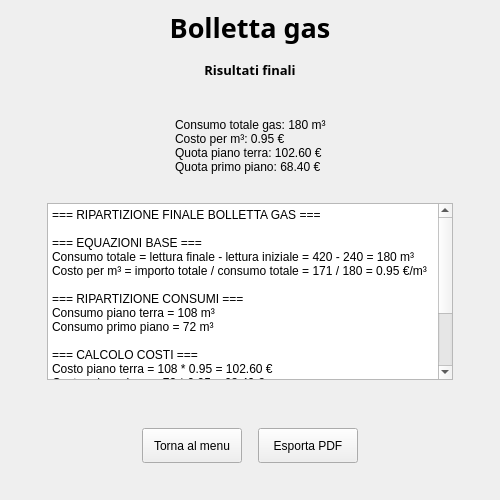
<?xml version="1.0" encoding="UTF-8"?>
<ui version="4.0">
 <class>gasWindow</class>
 <widget class="QMainWindow" name="gasWindow">
  <property name="geometry">
   <rect>
    <x>0</x>
    <y>0</y>
    <width>500</width>
    <height>500</height>
   </rect>
  </property>
  <property name="minimumSize">
   <size>
    <width>500</width>
    <height>500</height>
   </size>
  </property>
  <property name="maximumSize">
   <size>
    <width>500</width>
    <height>500</height>
   </size>
  </property>
  <property name="font">
   <font>
    <kerning>true</kerning>
   </font>
  </property>
  <property name="windowTitle">
   <string>BolletteCasa</string>
  </property>
  <property name="windowIcon">
   <iconset>
    <normaloff>../assets/logo.ico</normaloff>../assets/logo.ico</iconset>
  </property>
  <widget class="QWidget" name="gasCentralWidget">
   <layout class="QVBoxLayout" name="verticalLayout_2">
    <item>
     <widget class="QLabel" name="gasWindowTitleLabel">
      <property name="font">
       <font>
        <family>Asap</family>
        <pointsize>20</pointsize>
        <bold>true</bold>
        <kerning>false</kerning>
        <hintingpreference>PreferNoHinting</hintingpreference>
       </font>
      </property>
      <property name="text">
       <string>Bolletta gas</string>
      </property>
      <property name="alignment">
       <set>Qt::AlignmentFlag::AlignCenter</set>
      </property>
      <property name="indent">
       <number>-1</number>
      </property>
     </widget>
    </item>
    <item>
     <widget class="QStackedWidget" name="gasStackedWidget">
      <property name="currentIndex">
       <number>1</number>
      </property>
      <widget class="QWidget" name="generalDataPage">
       <layout class="QVBoxLayout" name="verticalLayout">
        <item>
         <widget class="QLabel" name="generalDataSectionTitleLabel">
          <property name="font">
           <font>
            <family>Asap</family>
            <pointsize>10</pointsize>
            <bold>true</bold>
            <stylestrategy>PreferDefault</stylestrategy>
            <kerning>true</kerning>
            <hintingpreference>PreferNoHinting</hintingpreference>
           </font>
          </property>
          <property name="text">
           <string>Dati generali</string>
          </property>
          <property name="alignment">
           <set>Qt::AlignmentFlag::AlignCenter</set>
          </property>
         </widget>
        </item>
        <item>
         <spacer name="generalDataTitleBottomSpacer">
          <property name="orientation">
           <enum>Qt::Orientation::Vertical</enum>
          </property>
          <property name="sizeHint" stdset="0">
           <size>
            <width>20</width>
            <height>40</height>
           </size>
          </property>
         </spacer>
        </item>
        <item>
         <widget class="QWidget" name="generalDataFormContainer" native="true">
          <layout class="QHBoxLayout" name="horizontalLayout">
           <item>
            <spacer name="generalDataLeftSpacer">
             <property name="orientation">
              <enum>Qt::Orientation::Horizontal</enum>
             </property>
             <property name="sizeHint" stdset="0">
              <size>
               <width>58</width>
               <height>20</height>
              </size>
             </property>
            </spacer>
           </item>
           <item>
            <layout class="QFormLayout" name="generalDataFormLayout">
             <property name="horizontalSpacing">
              <number>15</number>
             </property>
             <property name="verticalSpacing">
              <number>10</number>
             </property>
             <item row="0" column="0">
              <widget class="QLabel" name="totalAmountLabel">
               <property name="minimumSize">
                <size>
                 <width>0</width>
                 <height>30</height>
                </size>
               </property>
               <property name="text">
                <string>Importo totale gas (€)</string>
               </property>
              </widget>
             </item>
             <item row="0" column="1">
              <widget class="QLineEdit" name="totalAmountLineEdit">
               <property name="minimumSize">
                <size>
                 <width>0</width>
                 <height>30</height>
                </size>
               </property>
              </widget>
             </item>
             <item row="1" column="0">
              <widget class="QLabel" name="totalConsumptionLabel">
               <property name="minimumSize">
                <size>
                 <width>0</width>
                 <height>30</height>
                </size>
               </property>
               <property name="text">
                <string>Consumo totale gas (m³)</string>
               </property>
              </widget>
             </item>
             <item row="1" column="1">
              <widget class="QLineEdit" name="totalConsumptionLineEdit">
               <property name="minimumSize">
                <size>
                 <width>0</width>
                 <height>30</height>
                </size>
               </property>
              </widget>
             </item>
             <item row="2" column="0">
              <widget class="QLabel" name="groundFloorPeopleLabel">
               <property name="minimumSize">
                <size>
                 <width>0</width>
                 <height>30</height>
                </size>
               </property>
               <property name="text">
                <string>Numero persone piano TERRA</string>
               </property>
              </widget>
             </item>
             <item row="2" column="1">
              <widget class="QSpinBox" name="groundFloorPeopleSpinBox">
               <property name="minimumSize">
                <size>
                 <width>0</width>
                 <height>30</height>
                </size>
               </property>
              </widget>
             </item>
             <item row="3" column="0">
              <widget class="QLabel" name="firstFloorPeopleLabel">
               <property name="minimumSize">
                <size>
                 <width>0</width>
                 <height>30</height>
                </size>
               </property>
               <property name="text">
                <string>Numero persone PRIMO piano</string>
               </property>
              </widget>
             </item>
             <item row="3" column="1">
              <widget class="QSpinBox" name="firstFloorPeopleSpinBox">
               <property name="minimumSize">
                <size>
                 <width>0</width>
                 <height>30</height>
                </size>
               </property>
              </widget>
             </item>
            </layout>
           </item>
           <item>
            <spacer name="generalDataRightSpacer">
             <property name="orientation">
              <enum>Qt::Orientation::Horizontal</enum>
             </property>
             <property name="sizeHint" stdset="0">
              <size>
               <width>40</width>
               <height>20</height>
              </size>
             </property>
            </spacer>
           </item>
          </layout>
         </widget>
        </item>
        <item>
         <spacer name="generalDataFormBottomSpacer">
          <property name="orientation">
           <enum>Qt::Orientation::Vertical</enum>
          </property>
          <property name="sizeHint" stdset="0">
           <size>
            <width>20</width>
            <height>40</height>
           </size>
          </property>
         </spacer>
        </item>
        <item>
         <widget class="QWidget" name="generalDataNavigationLayout" native="true">
          <layout class="QHBoxLayout" name="horizontalLayout_2">
           <item>
            <spacer name="generalDataNavLeftSpacer">
             <property name="orientation">
              <enum>Qt::Orientation::Horizontal</enum>
             </property>
             <property name="sizeHint" stdset="0">
              <size>
               <width>40</width>
               <height>20</height>
              </size>
             </property>
            </spacer>
           </item>
           <item>
            <widget class="QPushButton" name="generalDataBackButton">
             <property name="minimumSize">
              <size>
               <width>100</width>
               <height>35</height>
              </size>
             </property>
             <property name="text">
              <string>Torna al menu</string>
             </property>
            </widget>
           </item>
           <item>
            <spacer name="generalDataNavCenterSpacer">
             <property name="orientation">
              <enum>Qt::Orientation::Horizontal</enum>
             </property>
             <property name="sizeType">
              <enum>QSizePolicy::Policy::Fixed</enum>
             </property>
             <property name="sizeHint" stdset="0">
              <size>
               <width>10</width>
               <height>20</height>
              </size>
             </property>
            </spacer>
           </item>
           <item>
            <widget class="QPushButton" name="generalDataNextButton">
             <property name="minimumSize">
              <size>
               <width>100</width>
               <height>35</height>
              </size>
             </property>
             <property name="text">
              <string>Avanti</string>
             </property>
            </widget>
           </item>
           <item>
            <spacer name="generalDataNavRightSpacer">
             <property name="orientation">
              <enum>Qt::Orientation::Horizontal</enum>
             </property>
             <property name="sizeHint" stdset="0">
              <size>
               <width>40</width>
               <height>20</height>
              </size>
             </property>
            </spacer>
           </item>
          </layout>
         </widget>
        </item>
        <item>
         <spacer name="generalDataBottomSpacer">
          <property name="orientation">
           <enum>Qt::Orientation::Vertical</enum>
          </property>
          <property name="sizeType">
           <enum>QSizePolicy::Policy::Fixed</enum>
          </property>
          <property name="sizeHint" stdset="0">
           <size>
            <width>20</width>
            <height>10</height>
           </size>
          </property>
         </spacer>
        </item>
       </layout>
      </widget>
      <widget class="QWidget" name="resultsPage">
       <layout class="QVBoxLayout" name="verticalLayout_4">
        <item>
         <widget class="QLabel" name="resultsSectionTitleLabel">
          <property name="font">
           <font>
            <family>Asap</family>
            <pointsize>10</pointsize>
            <bold>true</bold>
            <kerning>true</kerning>
           </font>
          </property>
          <property name="text">
           <string>Risultati finali</string>
          </property>
          <property name="alignment">
           <set>Qt::AlignmentFlag::AlignCenter</set>
          </property>
         </widget>
        </item>
        <item>
         <spacer name="resultsTitleBottomSpacer">
          <property name="orientation">
           <enum>Qt::Orientation::Vertical</enum>
          </property>
          <property name="sizeHint" stdset="0">
           <size>
            <width>20</width>
            <height>40</height>
           </size>
          </property>
         </spacer>
        </item>
        <item>
         <widget class="QWidget" name="resultsSummaryContainer" native="true">
          <layout class="QHBoxLayout" name="horizontalLayout_5">
           <item>
            <spacer name="resultsSummaryLeftSpacer">
             <property name="orientation">
              <enum>Qt::Orientation::Horizontal</enum>
             </property>
             <property name="sizeHint" stdset="0">
              <size>
               <width>133</width>
               <height>20</height>
              </size>
             </property>
            </spacer>
           </item>
           <item>
            <widget class="QLabel" name="resultsSummaryLabel">
             <property name="text">
              <string>Consumo totale gas: 180 m³
Costo per m³: 0.95 €
Quota piano terra: 102.60 €
Quota primo piano: 68.40 €</string>
             </property>
            </widget>
           </item>
           <item>
            <spacer name="resultsSummaryRightSpacer">
             <property name="orientation">
              <enum>Qt::Orientation::Horizontal</enum>
             </property>
             <property name="sizeHint" stdset="0">
              <size>
               <width>132</width>
               <height>20</height>
              </size>
             </property>
            </spacer>
           </item>
          </layout>
         </widget>
        </item>
        <item>
         <spacer name="resultsSummaryBottomSpacer">
          <property name="orientation">
           <enum>Qt::Orientation::Vertical</enum>
          </property>
          <property name="sizeType">
           <enum>QSizePolicy::Policy::Fixed</enum>
          </property>
          <property name="sizeHint" stdset="0">
           <size>
            <width>20</width>
            <height>5</height>
           </size>
          </property>
         </spacer>
        </item>
        <item>
         <widget class="QWidget" name="resultsDetailsContainer" native="true">
          <layout class="QHBoxLayout" name="horizontalLayout_6">
           <item>
            <spacer name="resultsDetailsLeftSpacer">
             <property name="orientation">
              <enum>Qt::Orientation::Horizontal</enum>
             </property>
             <property name="sizeType">
              <enum>QSizePolicy::Policy::Fixed</enum>
             </property>
             <property name="sizeHint" stdset="0">
              <size>
               <width>20</width>
               <height>20</height>
              </size>
             </property>
            </spacer>
           </item>
           <item>
            <widget class="QPlainTextEdit" name="resultsDetailsPlainTextEdit">
             <property name="readOnly">
              <bool>true</bool>
             </property>
             <property name="plainText">
              <string>=== RIPARTIZIONE FINALE BOLLETTA GAS ===

=== EQUAZIONI BASE ===
Consumo totale = lettura finale - lettura iniziale = 420 - 240 = 180 m³
Costo per m³ = importo totale / consumo totale = 171 / 180 = 0.95 €/m³

=== RIPARTIZIONE CONSUMI ===
Consumo piano terra = 108 m³
Consumo primo piano = 72 m³

=== CALCOLO COSTI ===
Costo piano terra = 108 * 0.95 = 102.60 €
Costo primo piano = 72 * 0.95 = 68.40 €

=== TOTALE FINALE ===
Totale piano terra = 102.60 €
Totale primo piano = 68.40 €</string>
             </property>
            </widget>
           </item>
           <item>
            <spacer name="resultsDetailsRightSpacer">
             <property name="orientation">
              <enum>Qt::Orientation::Horizontal</enum>
             </property>
             <property name="sizeType">
              <enum>QSizePolicy::Policy::Fixed</enum>
             </property>
             <property name="sizeHint" stdset="0">
              <size>
               <width>20</width>
               <height>20</height>
              </size>
             </property>
            </spacer>
           </item>
          </layout>
         </widget>
        </item>
        <item>
         <spacer name="resultsDetailsBottomSpacer">
          <property name="orientation">
           <enum>Qt::Orientation::Vertical</enum>
          </property>
          <property name="sizeHint" stdset="0">
           <size>
            <width>20</width>
            <height>40</height>
           </size>
          </property>
         </spacer>
        </item>
        <item>
         <widget class="QWidget" name="resultsActionsContainer" native="true">
          <layout class="QHBoxLayout" name="horizontalLayout_7">
           <item>
            <spacer name="resultsActionsLeftSpacer">
             <property name="orientation">
              <enum>Qt::Orientation::Horizontal</enum>
             </property>
             <property name="sizeHint" stdset="0">
              <size>
               <width>102</width>
               <height>20</height>
              </size>
             </property>
            </spacer>
           </item>
           <item>
            <widget class="QPushButton" name="resultsBackButton">
             <property name="minimumSize">
              <size>
               <width>100</width>
               <height>35</height>
              </size>
             </property>
             <property name="text">
              <string>Torna al menu</string>
             </property>
            </widget>
           </item>
           <item>
            <spacer name="resultsActionsCenterSpacer">
             <property name="orientation">
              <enum>Qt::Orientation::Horizontal</enum>
             </property>
             <property name="sizeType">
              <enum>QSizePolicy::Policy::Fixed</enum>
             </property>
             <property name="sizeHint" stdset="0">
              <size>
               <width>10</width>
               <height>20</height>
              </size>
             </property>
            </spacer>
           </item>
           <item>
            <widget class="QPushButton" name="exportPdfButton">
             <property name="minimumSize">
              <size>
               <width>100</width>
               <height>35</height>
              </size>
             </property>
             <property name="text">
              <string>Esporta PDF</string>
             </property>
            </widget>
           </item>
           <item>
            <spacer name="resultsActionsRightSpacer">
             <property name="orientation">
              <enum>Qt::Orientation::Horizontal</enum>
             </property>
             <property name="sizeHint" stdset="0">
              <size>
               <width>101</width>
               <height>20</height>
              </size>
             </property>
            </spacer>
           </item>
          </layout>
         </widget>
        </item>
        <item>
         <spacer name="resultsBottomSpacer">
          <property name="orientation">
           <enum>Qt::Orientation::Vertical</enum>
          </property>
          <property name="sizeType">
           <enum>QSizePolicy::Policy::Fixed</enum>
          </property>
          <property name="sizeHint" stdset="0">
           <size>
            <width>20</width>
            <height>10</height>
           </size>
          </property>
         </spacer>
        </item>
       </layout>
      </widget>
     </widget>
    </item>
   </layout>
  </widget>
 </widget>
 <resources/>
 <connections/>
</ui>
